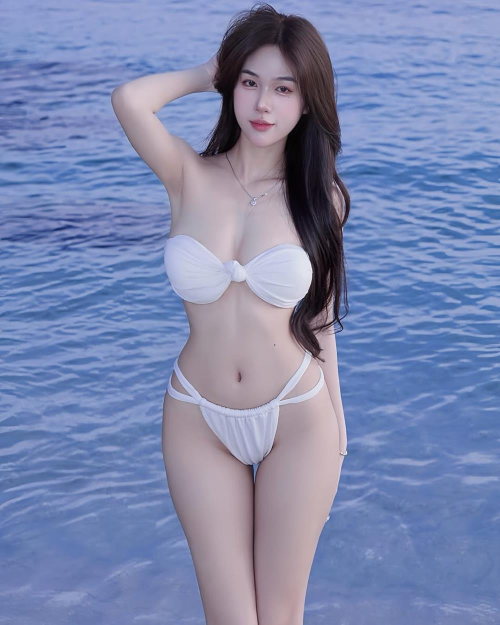
#> input picture char_6RyNb9IUR97xRoAwTP1g.png, 1000 x 1250 px (shown at 1/2 size)
$ python -i videoaieasy_web.py   (imports and definitions only)
#> lines starting #> are read from the running program, lines starting #| are printed output that depends on the picture
### project_env.py
"""Nạp biến từ .env vào os.environ (chuẩn hóa CRLF — tránh default\\r gây lỗi API)."""

from __future__ import annotations

import os
from pathlib import Path

_ROOT = Path(__file__).resolve().parent
_LOADED = False

_ENV_PREFIXES = ("XIAOYANG_", "BOT_", "AIDANCING_", "R2_", "TELEGRAM_", "ROBONEO_", "HUANAIHUB_", "PROXY_", "VIDEOAIEASY_")


def _clean_val(val: str) -> str:
    return val.strip().strip("\r\n").strip('"').strip("'")


def _strip_polluted_os_environ() -> None:
    """Bash `source .env` với CRLF có thể set giá trị kèm \\r — gỡ trước khi gọi API."""
    for key in list(os.environ):
        if key.startswith(_ENV_PREFIXES):
            os.environ[key] = _clean_val(os.environ[key])


def load_project_env(env_path: Path | None = None) -> None:
    global _LOADED
    if _LOADED:
        return
    _strip_polluted_os_environ()
    path = env_path or (_ROOT / ".env")
    if path.is_file():
        text = path.read_text(encoding="utf-8")
        text = text.replace("\r\n", "\n").replace("\r", "\n")
        for raw in text.splitlines():
            line = raw.strip()
            if not line or line.startswith("#") or "=" not in line:
                continue
            key, val = line.split("=", 1)
            key = key.strip()
            if not key:
                continue
            os.environ[key] = _clean_val(val)
    _strip_polluted_os_environ()
    _LOADED = True


def get_env(key: str, default: str = "") -> str:
    load_project_env()
    return _clean_val(os.environ.get(key, default))

### videoaieasy_web.py
"""
Video AI Easy (videoaieasy.hdgr.online) — web session cho motionai (web1) bot.
"""

from __future__ import annotations

import base64
import binascii
import json
import mimetypes
import os
import re
import subprocess
import tempfile
import time
from pathlib import Path

import requests

from project_env import get_env, load_project_env

# [1 line not run here, left out]

ORIGIN = get_env("VIDEOAIEASY_ORIGIN", "https://videoaieasy.hdgr.online").rstrip("/")
SUPABASE_URL = get_env(
    "VIDEOAIEASY_SUPABASE_URL", "https://gfevyulgkydodmlfnquh.supabase.co"
).rstrip("/")
SUPABASE_ANON_KEY = get_env(
    "VIDEOAIEASY_SUPABASE_ANON_KEY",
    "eyJhbGciOiJIUzI1NiIsInR5cCI6IkpXVCJ9.eyJpc3MiOiJzdXBhYmFzZSIsInJlZiI6ImdmZXZ5dWxna3lkb2RtbGZucXVoIiwicm9sZSI6ImFub24iLCJpYXQiOjE3ODA0MTA2MjEsImV4cCI6MjA5NTk4NjYyMX0.8jSdH2RuxZnRUxHPI2MUSNvdx15A5ZfzE9kqT1YvfF0",
)
AUTH_COOKIE = "sb-gfevyulgkydodmlfnquh-auth-token"

MODEL_KLING_26 = "kling-2.6"
MODEL_KLING_30 = "kling-3.0"
DEFAULT_VAE_RESOLUTION = "720p"
QUALITY_MODEL_IDS = frozenset({"127", "125"})
QUALITY_30_MODEL_IDS = frozenset({"129"})
ECONOMY_MODEL_IDS = frozenset({"128"})
VAE_API_MODEL_WEAVY = "weavy-kling-26"
VAE_QUALITY_DURATION_SEC = 20
VAE_QUALITY_30_DURATION_SEC = 30
VAE_ECONOMY_DURATION_SEC = 10
TURBO_MODEL_IDS = frozenset({"117", "125"})
VAE_MAX_UPLOAD_BYTES = int(get_env("VIDEOAIEASY_MAX_UPLOAD_BYTES", str(50 * 1024 * 1024)))
# VAE API: 10 coins = 1 xu (profile.coins)
VAE_COINS_720P_BY_DURATION = {10: 10, 15: 15, 20: 20, 30: 30}
VAE_COINS_1080P_BY_DURATION = {10: 20, 20: 40, 30: 60}


class VideoAiEasyError(RuntimeError):
    pass


class VideoAiEasyCreditError(VideoAiEasyError):
    """Nick VAE không đủ coin/xu cho job."""


class VideoAiEasyAuthError(VideoAiEasyError):
    pass


def session_file_for_account(account_id: str) -> Path:
    safe = re.sub(r"[^a-z0-9_-]", "_", (account_id or "default").lower())
    return Path(__file__).resolve().parent / f"videoaieasy_session_{safe}.json"


# [11 lines left out: function _encode_supabase_cookie, not called in this run]


# [336 lines that did not run here, left out]


def normalize_vae_public_url(url: str | None) -> str:
    return re.sub(r"\s+", "", (url or "").strip())


# [26 lines that did not run here, left out]


def _videoaieasy_account_id(email: str) -> str:
    return re.sub(r"[^a-z0-9]+", "_", (email or "").strip().lower()).strip("_") or "default"


# [90 lines left out: functions load_videoaieasy_accounts, get_batch_vae_client, normalize_vae_resolution, resolution_for_order, normalize_vae_duration_sec, vae_coins_for_duration, not called in this run]


def vae_xu_for_duration(duration_sec: int, resolution: str | None = None) -> float:
    return vae_coins_for_duration(duration_sec, resolution) / 10.0


# [58 lines left out: functions is_vae_credit_error, profile_credits, vae_motion_api_model, duration_for_order, not called in this run]


def _parse_vae_aspect_ratio(aspect_ratio: str | None) -> float:
    raw = (aspect_ratio or get_env("VIDEOAIEASY_IMAGE_ASPECT", "9:16")).strip().lower()
    if raw in ("9:16", "vertical", "portrait", "dọc"):
        return 9 / 16
    if raw in ("16:9", "horizontal", "landscape", "ngang"):
        return 16 / 9
    if ":" in raw:
        left, right = raw.split(":", 1)
        try:
            a, b = float(left), float(right)
            if a > 0 and b > 0:
                return a / b
        except ValueError:
            pass
    return 9 / 16


def prepare_character_image_for_vae(
    image_path: str,
    *,
    aspect_ratio: str | None = None,
) -> tuple[str, bool]:
    """Pad đen (letterbox/pillarbox) + resize trước upload VideoAiEasy."""
#> called with image_path = 'char_6RyNb9IUR97xRoAwTP1g.png'
    try:
        from PIL import Image
    except ImportError as e:
        raise VideoAiEasyError(
            "Thiếu Pillow — cài: pip install Pillow"
        ) from e

    import tempfile

    max_long = int(get_env("VIDEOAIEASY_IMAGE_MAX_LONG_EDGE", "2752"))
    ratio_tol = float(get_env("VIDEOAIEASY_IMAGE_RATIO_TOLERANCE", "0.015"))
    jpeg_q = int(get_env("VIDEOAIEASY_IMAGE_JPEG_QUALITY", "92"))

    image_path = os.path.abspath(image_path)
    if not os.path.isfile(image_path):
        raise VideoAiEasyError(f"File không tồn tại: {image_path}")

    target = _parse_vae_aspect_ratio(aspect_ratio)
    with Image.open(image_path) as opened:
#> opened is the input picture: PIL image 1000x1250 RGB; mean R, G, B 124.1, 135.6, 175.2
        img = opened.convert("RGB")
    orig_w, orig_h = img.size
#> orig_w = 1000; orig_h = 1250
    current = orig_w / orig_h if orig_h else target
#> current = 0.8

    needs_pad = abs(current - target) / target > ratio_tol
#> needs_pad = True
    needs_resize = max(orig_w, orig_h) > max_long
#> needs_resize = False
    if not needs_pad and not needs_resize:
        return image_path, False

    if needs_pad:
        if current > target:
            canvas_w, canvas_h = orig_w, max(1, int(round(orig_w / target)))
#> canvas_w = 1000; canvas_h = 1778
        else:
            canvas_h, canvas_w = orig_h, max(1, int(round(orig_h * target)))
        canvas = Image.new("RGB", (canvas_w, canvas_h), (0, 0, 0))
#> canvas: PIL image 1000x1778 RGB; every value is 0
        canvas.paste(img, ((canvas_w - orig_w) // 2, (canvas_h - orig_h) // 2))
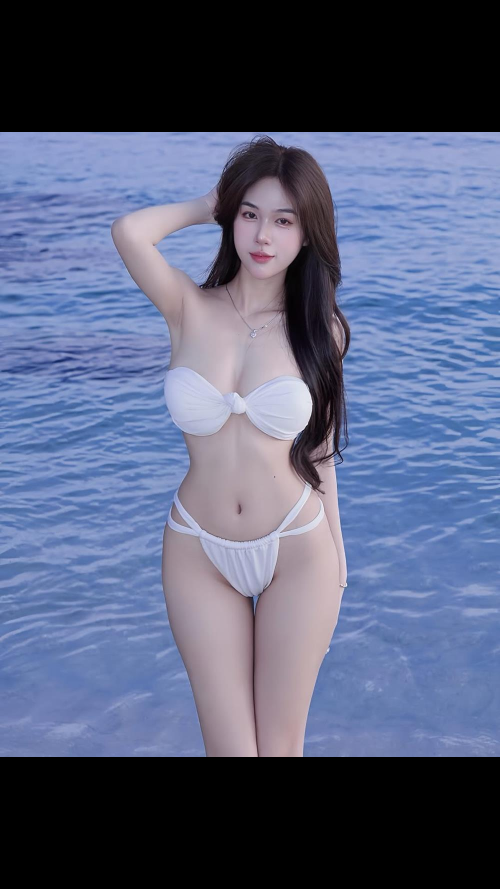
#> canvas: PIL image 1000x1778 RGB (shown at 1/2 size); mean R, G, B 87.3, 95.3, 123.2
        img = canvas

    w, h = img.size
#> w = 1000; h = 1778
    if max(w, h) > max_long:
        scale = max_long / max(w, h)
        img = img.resize(
            (max(1, int(round(w * scale))), max(1, int(round(h * scale)))),
            Image.Resampling.LANCZOS,
        )

    out_w, out_h = img.size
#> out_w = 1000; out_h = 1778
    fd, out_path = tempfile.mkstemp(suffix=".jpg")
    os.close(fd)
    img.save(out_path, format="JPEG", quality=jpeg_q)
    ar_label = aspect_ratio or get_env("VIDEOAIEASY_IMAGE_ASPECT", "9:16")
    print(
        f"🖼️ VAE ảnh {orig_w}×{orig_h} → {out_w}×{out_h} "
        f"(pad đen + resize, tỉ lệ {ar_label})"
    )
#| 🖼️ VAE ảnh 1000×1250 → 1000×1778 (pad đen + resize, tỉ lệ 9:16)
    return out_path, True


# [105 lines left out: functions _ffmpeg_bin, prepare_motion_video_for_vae_upload, not called in this run]

>>> result = prepare_character_image_for_vae('char_6RyNb9IUR97xRoAwTP1g.png')
